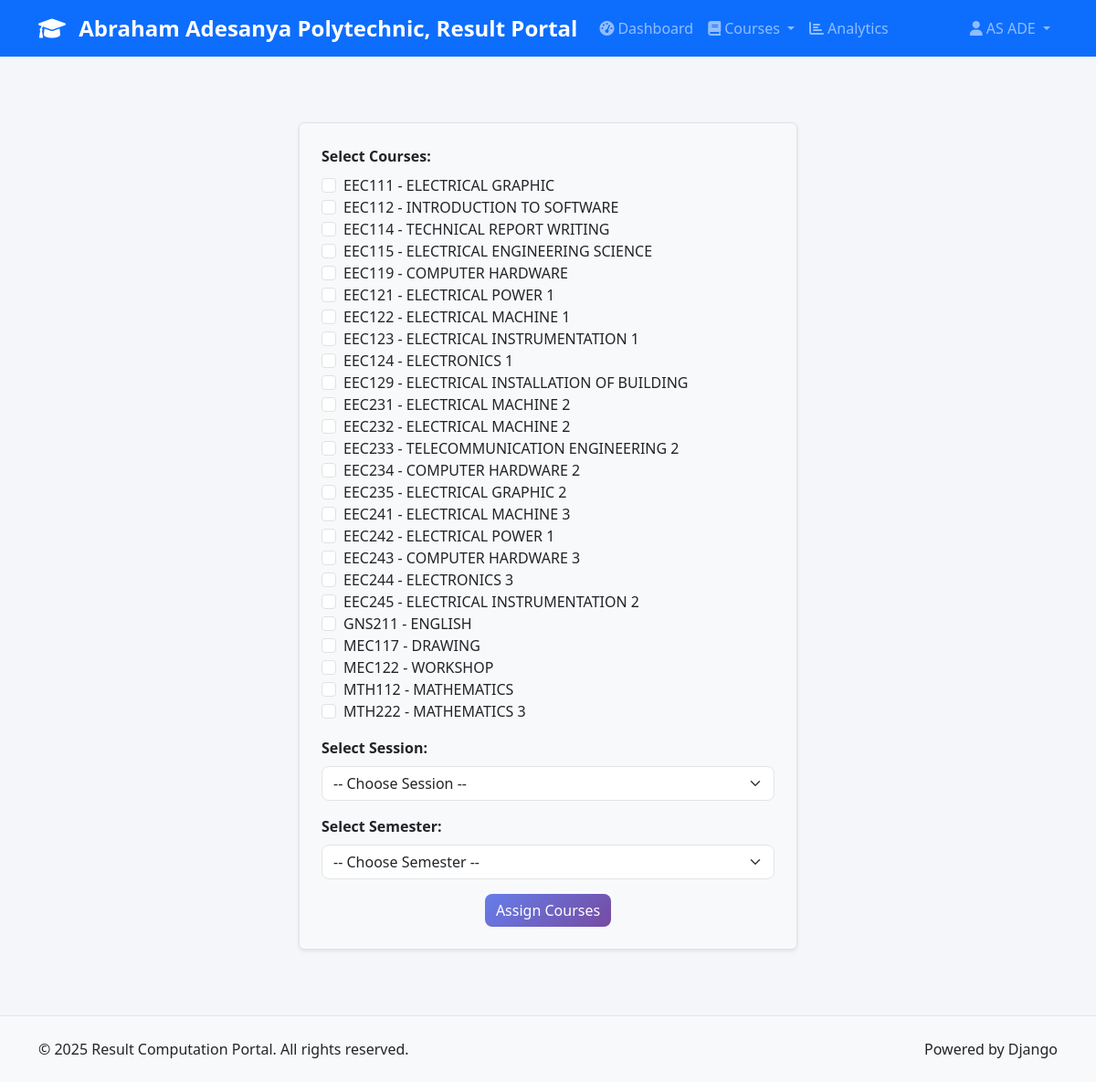
Screenshot of /accounts/assign-course/2/ (signed in) with the database file from the repository.
### accounts/models.py (models this page shows, shortened)
class User(AbstractUser):
    ROLE_CHOICES = [
        ('admin', 'Admin'),
        ('hod', 'Head of Department'),
        ('lecturer', 'Lecturer'),
        ('student', 'Student'),
    ]
    role = models.CharField(max_length=20, choices=ROLE_CHOICES, default='student')
    phone_number = models.CharField(
        max_length=15,
        validators=[RegexValidator(regex=r'^\+?1?\d{9,15}$', message="Phone number must be entered in the format: '+999999999'. Up to 15 digits allowed.")],
        blank=True,
        null=True
    )
    date_of_birth = models.DateField(blank=True, null=True)
    address = models.TextField(blank=True, null=True)
    profile_picture = models.ImageField(upload_to='profile_pics/', blank=True, null=True)
    is_active = models.BooleanField(default=True)
    created_at = models.DateTimeField(auto_now_add=True)
    updated_at = models.DateTimeField(auto_now=True)
    staff_id = models.CharField(max_length=20, blank=True, null=True)
    department = models.ForeignKey(
        'courses.Department',
        on_delete=models.SET_NULL,
        blank=True,
        null=True,
        related_name='users'
    )
    class Meta:
        db_table = 'auth_user'
        verbose_name = 'User'
        verbose_name_plural = 'Users'
    def get_full_name(self):
        return f"{self.first_name} {self.last_name}".strip() or self.username
    @property
    def is_admin(self):
        return self.role == 'admin'
    @property
    def is_hod(self):
        return self.role == 'hod'
    @property
    def is_lecturer(self):
        return self.role == 'lecturer'
    @property
    def is_student(self):
        return self.role == 'student'
    def can_upload_scores(self):
        return self.is_lecturer or self.is_hod or self.is_admin
    def can_view_analytics(self):
        return self.is_hod or self.is_admin

### courses/models.py (models this page shows, shortened)
class Course(models.Model):
    SEMESTER_CHOICES = [
        ("first", "First Semester"),
        ("second", "Second Semester"),
    ]
    code = models.CharField(max_length=20)
    title = models.CharField(max_length=200)
    credit_units = models.PositiveIntegerField()
    department = models.ForeignKey(Department, on_delete=models.CASCADE, related_name="courses")
    level = models.PositiveIntegerField()
    semester = models.CharField(max_length=10, choices=SEMESTER_CHOICES)
    lecturer = models.ForeignKey(
        "accounts.User",
        on_delete=models.SET_NULL,
        null=True,
        blank=True,
        limit_choices_to={"role__in": ["lecturer", "hod", "admin"]},
        related_name="courses",
    )
    description = models.TextField(blank=True, null=True)
    created_at = models.DateTimeField(auto_now_add=True)
    updated_at = models.DateTimeField(auto_now=True)
    class Meta:
        unique_together = ("code", "semester", "level", "department")
        ordering = ["code"]
        verbose_name = "Course"
        verbose_name_plural = "Courses"

### accounts/views.py (the view, shortened to what this page needs)
# urls.py: path('assign-course/<int:lecturer_id>/', views.assign_course, name='assign_course'),
@login_required
def assign_course(request, lecturer_id):
    lecturer = get_object_or_404(User, id=lecturer_id)
    courses = Course.objects.all()
    sessions = Session.objects.all()
    semesters = Semester.objects.all()
    return render(request, 'accounts/assign_course.html', {
        'lecturer': lecturer,
        'courses': courses,
        'semesters': semesters,
        'sessions': sessions,
    })

### templates/accounts/assign_course.html (shortened to what this page needs)
{% extends 'base/base.html' %}
{% block content %}
<div class="row justify-content-center">
    <div class="col-md-6">
        <form method="post" class="p-4 border rounded shadow-sm bg-light mt-5">
            <div class="mb-3">
                <label class="form-label"><strong>Select Courses:</strong></label>
                <div class="form-check">
                    {% for course in courses %}
                        <input class="form-check-input" type="checkbox" name="courses" value="{{ course.id }}" id="course{{ course.id }}">
                        <label class="form-check-label" for="course{{ course.id }}">
                            {{ course.code }} - {{ course.title }}
                        </label><br>
                    {% endfor %}
                </div>
            </div>
            <div class="mb-3">
                <label for="session" class="form-label"><strong>Select Session:</strong></label>
                <select name="session" class="form-select" required>
                    <option value="">-- Choose Session --</option>
                </select>
            </div>
            <div class="mb-3">
                <label for="semester" class="form-label"><strong>Select Semester:</strong></label>
                <select name="semester" class="form-select" required>
                    <option value="">-- Choose Semester --</option>
                </select>
            </div>
            <div class="text-center">
                <button type="submit" class="btn btn-primary">Assign Courses</button>
            </div>
        </form>
    </div>
</div>
{% endblock %}

### templates/base/base.html (shortened to what this page needs)
{% load static %}
<!DOCTYPE html>
<html lang="en">
<head>
    <link href="https://cdn.jsdelivr.net/npm/bootstrap@5.3.0/dist/css/bootstrap.min.css" rel="stylesheet">
    <link href="https://cdnjs.cloudflare.com/ajax/libs/font-awesome/6.0.0/css/all.min.css" rel="stylesheet">
    <link href="{% static 'css/style.css' %}" rel="stylesheet">
</head>
<body>
{% if user.is_authenticated %}
<nav class="navbar navbar-expand-lg navbar-dark bg-primary">
    <div class="container">
        <a class="navbar-brand" href="{% url 'accounts:dashboard' %}">
            <i class="fas fa-graduation-cap me-2"></i>
            Abraham Adesanya Polytechnic, Result Portal
        </a>
        <div class="collapse navbar-collapse" id="navbarNav">
            <ul class="navbar-nav me-auto">
                <li class="nav-item">
                    <a class="nav-link" href="{% url 'accounts:dashboard' %}">
                        <i class="fas fa-tachometer-alt me-1"></i>Dashboard
                    </a>
                </li>
                {% if user.can_upload_scores %}
                <li class="nav-item dropdown">
                    <a class="nav-link dropdown-toggle" href="#" role="button" data-bs-toggle="dropdown">
                        <i class="fas fa-book me-1"></i>Courses
                    </a>
                </li>
                {% endif %}
                {% if user.can_view_analytics %}
                <li class="nav-item">
                    <a class="nav-link" href="{% url 'analytics:dashboard' %}">
                        <i class="fas fa-chart-bar me-1"></i>Analytics
                    </a>
                </li>
                {% endif %}
            </ul>
            <ul class="navbar-nav">
                <li class="nav-item dropdown">
                    <a class="nav-link dropdown-toggle" href="#" role="button" data-bs-toggle="dropdown">
                        <i class="fas fa-user me-1"></i>{{ user.get_full_name }}
                    </a>
                </li>
            </ul>
        </div>
    </div>
</nav>
{% endif %}
<main class="{% if user.is_authenticated %}py-4{% else %}py-5{% endif %}">
    <div class="container">
        {% block content %}{% endblock %}
    </div>
</main>
<footer class="bg-light py-4 mt-5">
    <div class="container">
        <div class="row">
            <div class="col-md-6">
                <p class="mb-0">&copy; 2025 Result Computation Portal. All rights reserved.</p>
            </div>
            <div class="col-md-6 text-end">
                <p class="mb-0">Powered by Django</p>
            </div>
        </div>
    </div>
</footer>
</body>
</html>

### static/css/style.css (style rules this page uses)
:root { --primary-color: #667eea; --secondary-color: #764ba2; --success-color: #28a745; --danger-color: #dc3545; --warning-color: #ffc107; --info-color: #17a2b8; --light-color: #f8f9fa; --dark-color: #343a40; }
body { font-family: 'Segoe UI', Tahoma, Geneva, Verdana, sans-serif; background-color: #f5f6fa; }
.navbar-brand { font-weight: bold; font-size: 1.5rem; }
.navbar-nav .nav-link { font-weight: 500; transition: all 0.3s ease; }
.btn { border-radius: 8px; font-weight: 500; transition: all 0.3s ease; }
.btn-primary { background: linear-gradient(135deg, var(--primary-color) 0%, var(--secondary-color) 100%); border: none; }
.form-select { border-radius: 8px; border: 1px solid #e1e5e9; }
footer { margin-top: auto; border-top: 1px solid #e1e5e9; }

### rows the page displays
Course: code "EEC111", title "ELECTRICAL GRAPHIC"
Course: code "EEC112", title "INTRODUCTION TO SOFTWARE"
Course: code "EEC114", title "TECHNICAL REPORT WRITING"
Course: code "EEC115", title "ELECTRICAL ENGINEERING SCIENCE"
Course: code "EEC119", title "COMPUTER HARDWARE"
Course: code "EEC121", title "ELECTRICAL POWER 1"
Course: code "EEC122", title "ELECTRICAL MACHINE 1"
Course: code "EEC123", title "ELECTRICAL INSTRUMENTATION 1"
Course: code "EEC124", title "ELECTRONICS 1"
Course: code "EEC129", title "ELECTRICAL INSTALLATION OF BUILDING"
Course: code "EEC231", title "ELECTRICAL MACHINE 2"
Course: code "EEC232", title "ELECTRICAL MACHINE 2"
Course: code "EEC233", title "TELECOMMUNICATION ENGINEERING 2"
Course: code "EEC234", title "COMPUTER HARDWARE 2"
Course: code "EEC235", title "ELECTRICAL GRAPHIC 2"
Course: code "EEC241", title "ELECTRICAL MACHINE 3"
Course: code "EEC242", title "ELECTRICAL POWER 1"
Course: code "EEC243", title "COMPUTER HARDWARE 3"
Course: code "EEC244", title "ELECTRONICS 3"
Course: code "EEC245", title "ELECTRICAL INSTRUMENTATION 2"
Course: code "GNS211", title "ENGLISH"
Course: code "MEC117", title "DRAWING"
Course: code "MEC122", title "WORKSHOP"
Course: code "MTH112", title "MATHEMATICS"
Course: code "MTH222", title "MATHEMATICS 3"

### other values shown
{{ user.get_full_name }} "AS ADE"
